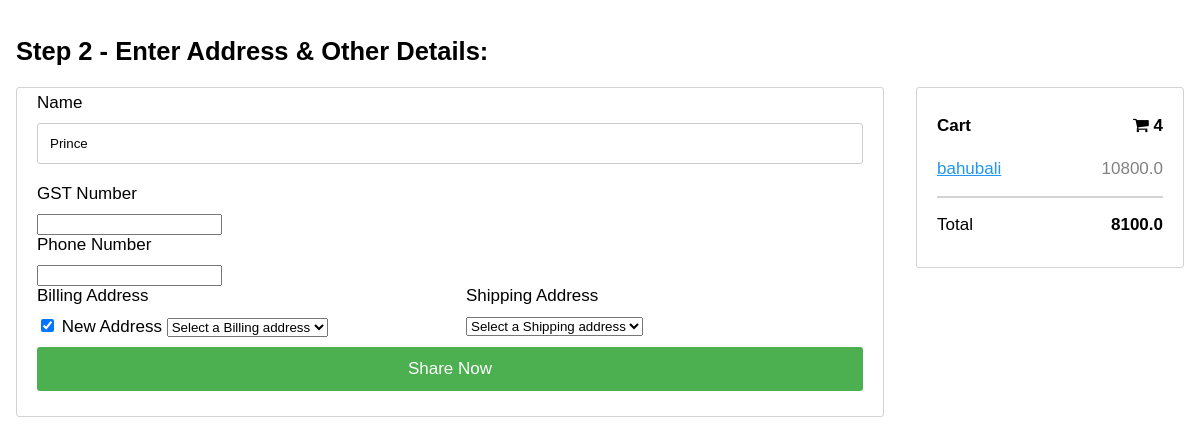
/api/checkout/22/ (signed in), run on an earlier commit of the app's database.
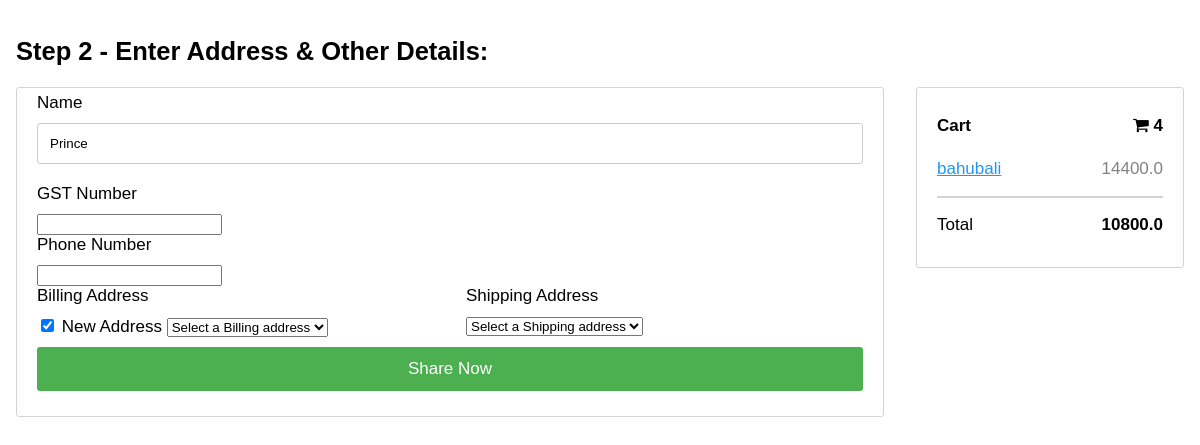
And on a later commit of the database.
### core/models.py (models this page shows, shortened)
class OrderItem(models.Model):
    user = models.ForeignKey(settings.AUTH_USER_MODEL,
                             on_delete=models.CASCADE)
    ordered = models.BooleanField(default=False)
    item = models.ForeignKey(Item, on_delete=models.CASCADE)
    item_variations = models.ManyToManyField(ItemVariation)
    quantity = models.IntegerField(default=1)
    def get_total_item_price(self):
        return self.quantity * self.item.price
    def get_total_discount_item_price(self):
        return self.quantity * self.item.discount_price
    def get_final_price(self):
        if self.item.discount_price:
            return self.get_total_discount_item_price()
        return self.get_total_item_price()

class Item(models.Model):
    title = models.CharField(max_length=100)
    price = models.FloatField()
    discount_price = models.FloatField(blank=True, null=True)
    category = models.ForeignKey('Category', null=True, blank=True,on_delete= models.CASCADE)
    label = models.CharField(choices=LABEL_CHOICES, max_length=1)
    slug = models.SlugField()
    stock = models.BooleanField(default=True)
    description = models.TextField()
    image = models.ImageField()
    def get_absolute_url(self):
        return reverse("product-detail", kwargs={
            'slug': self.slug
        })

class Order(models.Model):
    user = models.ForeignKey(settings.AUTH_USER_MODEL,
                             on_delete=models.CASCADE)
    ref_code = models.CharField(max_length=20, blank=True, null=True)
    items = models.ManyToManyField(OrderItem)
    start_date = models.DateTimeField(auto_now_add=True)
    ordered_date = models.DateTimeField()
    ordered = models.BooleanField(default=False)
    dispatched = models.BooleanField(default=False)
    shipping_address = models.ForeignKey(
        'Address', related_name='shipping_address', on_delete=models.SET_NULL, blank=True, null=True)
    billing_address = models.ForeignKey(
        'Address', related_name='billing_address', on_delete=models.SET_NULL, blank=True, null=True)
    payment = models.ForeignKey(
        'Payment', on_delete=models.SET_NULL, blank=True, null=True)
    coupon = models.ForeignKey(
        'Coupon', on_delete=models.SET_NULL, blank=True, null=True)
    being_delivered = models.BooleanField(default=False)
    received = models.BooleanField(default=False)
    refund_requested = models.BooleanField(default=False)
    refund_granted = models.BooleanField(default=False)
    '''
    1. Item added to cart
    2. Adding a billing address
    (Failed checkout)
    3. Payment
    (Preprocessing, processing, packaging etc.)
    4. Being delivered
    5. Received
    6. Refunds
    '''
    def get_total(self):
        total = 0
        for order_item in self.items.all():
            total += order_item.get_final_price()
        if self.coupon:
            total -= self.coupon.amount
        return total

### core/api/views.py (the view)
# urls.py: path('checkout/<int:orderid>/', Checkoutpage, name="checkout_page"),
def Checkoutpage(request, *args, **kwargs):
    try:
        if request.method == 'GET':
            order_id = kwargs.get(
                "orderid",
                None
            )
            address = Address.objects.filter(user = request.user)
            order = Order.objects.get(id = order_id)
            if request.user.is_authenticated:
                csrf_token = django.middleware.csrf.get_token(request)
                return render(request,"core/order_checkout.html",
                {"csrf_token": csrf_token ,
                "order_checkout": 1,
                "object" : order,
                "address_list": address
                })
    except Order.DoesNotExist:
        return redirect('index')

### Cashbackclick/context_processor.py (called while the page is built)
def add_variable_to_context(request):
    csrf_token = django.middleware.csrf.get_token(request)
    return {
        'csrf_token':csrf_token,
        'category_list': Category.objects.all()
    }

def add_form_to_context(request):
    return {
        'loginform': SignInViaUsernameForm
    }

def present_order(request):
    try:
        if request.user.is_authenticated:
            Present_order = Order.objects.get(user = request.user, ordered = False)
            return {
                'present_order': Present_order
            }
        else:
            return {
            'present_order': 0
            }
    except Order.DoesNotExist:
        return {
            'present_order': 0
        }

### core/templates/core/order_checkout.html (shortened to what this page needs)
<!DOCTYPE html>
<html>
<head>
<link rel="stylesheet" href="https://cdnjs.cloudflare.com/ajax/libs/font-awesome/4.7.0/css/font-awesome.min.css">
</head>
<body>
<h2>Step 2 - Enter Address & Other Details:</h2>
<div class="row">
    <div class="col-75">
      <div class="container">
        {% if order_checkout %}
        <form  method="post" action="{% url 'place-order-now' object.id %}">{% csrf_token %}
          <div class="row">
            <div class="col-50">
              <label for="inputname">Name</label>
              <input type="text" class="form-control" id="name" name="name" placeholder="Name" value="{{request.user}}">
              <label for="inputZip">GST Number</label>
              <input type="tel" class="form-control" id="phone" name="phone">
              <label for="inputZip">Phone Number</label>
              <input type="tel" class="form-control" id="phone" name="phone">
              <div class="row">
                <div class="col-50">
                    <label for="billing_address">Billing Address</label>
                    <input type="checkbox" checked="unchecked" name="newadr" id="newcheck" onclick="myFunction()"> New Address
                    <select  name="billing_address" id="billing_address">
                        <option value="Z">Select a Billing address</option>
                        </select>
                </div>
                <div class="col-50">
                    <label for="shipping_address">Shipping Address</label>
                    <select  name="shipping_address" id="brand">
                        <option value="Z">Select a Shipping address</option>
                        </select>
                </div>
              </div>
            </div>
          </div>
          <button type ="submit" id="demo1" class="btn btn-primary"> Share Now</button>
        </form>
        {% endif %}
      </div>
    </div>
    <div class="col-25">
      <div class="container">
        <h4>Cart <span class="price" style="color:black"><i class="fa fa-shopping-cart"></i> <b>4</b></span></h4>
        {% for item in object.items.all %}
        <p><a href="{{item.item.get_absolute_url}}">{{ item.item.title }}</a> <span class="price">{{item.get_total_item_price}}</span></p>
        <hr>
        {% endfor %}
        <p>Total <span class="price" style="color:black"><b>{{object.get_total}}</b></span></p>
      </div>
    </div>
  </div>
</body>
</html>

What changed in the data, as far as the page shows it:
changed OrderItem "bahubali": get_total_item_price "10800.0" → "14400.0"
changed through a linked row, Order: get_total "8100.0" → "10800.0"
